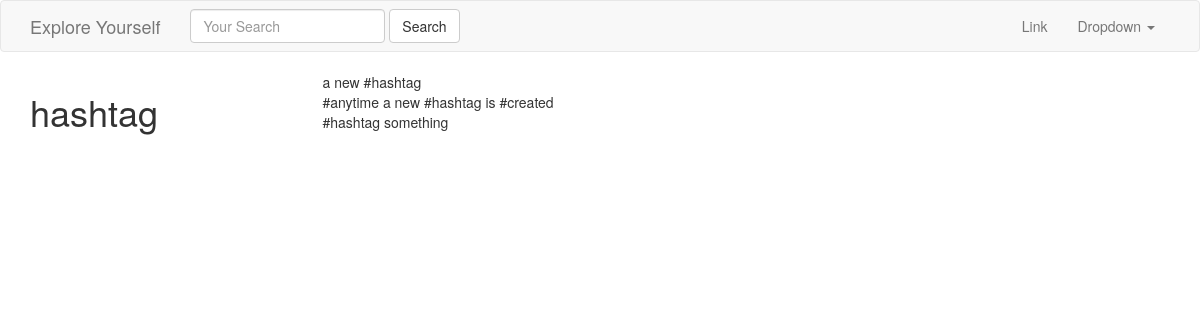
Page /tags/hashtag/ on the earlier database version.
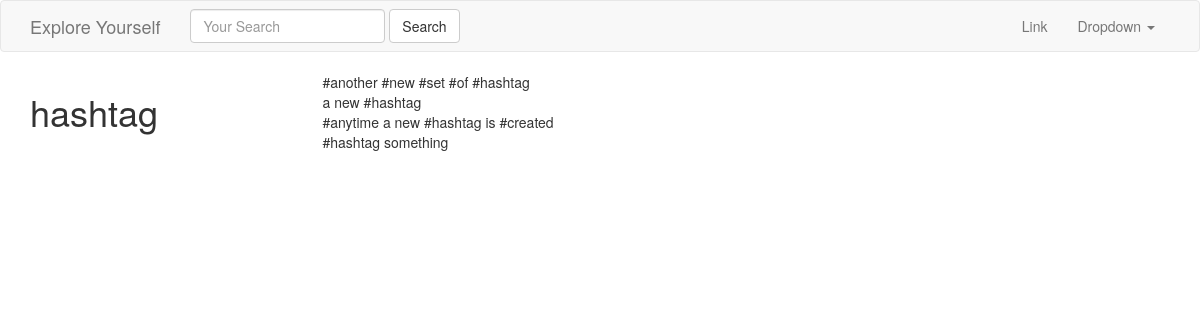
Same page on the later database version.
### tweets/models.py (models this page shows, shortened)
class Tweet(models.Model):
    parent      = models.ForeignKey("self", blank=True, null=True)
    user        = models.ForeignKey(settings.AUTH_USER_MODEL)
    content     = models.CharField(max_length=140, validators=[validate_content])
    updated     = models.DateTimeField(auto_now=True)
    timestamp   = models.DateTimeField(auto_now_add=True)
    objects = TweetManager()
    class Meta:
        ordering = ['-timestamp']

### hashtags/views.py (the view)
# urls.py: url(r'^tags/(?P<hashtag>.*)/$', HashTagView.as_view(), name='hashtag'),
class HashTagView(View):
    def get(self, request, hashtag, *args, **kwargs):
        obj, created = HashTag.objects.get_or_create(tag=hashtag)
        return render(request, 'hashtags/tag_view.html', {"obj": obj})

### hashtags/models.py (called while the page is built)
    def get_tweets(self):
        return Tweet.objects.filter(content__icontains="#" + self.tag)

### hashtags/templates/hashtags/tag_view.html
{% extends "base.html" %}
{% block content %}
    <div class='row'>
        <div class='col-sm-3 col-xs-12'>
        <h1>{{ obj.tag }}</h1>
        </div>
        <div class='col-sm-9 '>
          {% for tweet in obj.get_tweets %}
          {{ tweet.content }} <br/>
          {% endfor %}
        </div>
    </div>
{% endblock content %}

Differences in the rows shown:
added Tweet: content "#another #new #set #of #hashtag"
